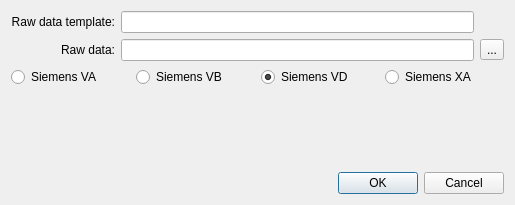
<?xml version="1.0" encoding="UTF-8"?>
<ui version="4.0">
 <class>ReadRawDataDlg</class>
 <widget class="QDialog" name="ReadRawDataDlg">
  <property name="geometry">
   <rect>
    <x>0</x>
    <y>0</y>
    <width>515</width>
    <height>205</height>
   </rect>
  </property>
  <property name="windowTitle">
   <string>Read Raw Data</string>
  </property>
  <layout class="QVBoxLayout" name="verticalLayout">
   <item>
    <layout class="QGridLayout" name="gridLayout">
     <item row="0" column="0">
      <widget class="QLabel" name="label">
       <property name="text">
        <string>Raw data template:</string>
       </property>
       <property name="alignment">
        <set>Qt::AlignRight|Qt::AlignTrailing|Qt::AlignVCenter</set>
       </property>
      </widget>
     </item>
     <item row="0" column="1">
      <widget class="QLineEdit" name="raw_data_template">
       <property name="readOnly">
        <bool>true</bool>
       </property>
      </widget>
     </item>
     <item row="1" column="0">
      <widget class="QLabel" name="label_2">
       <property name="text">
        <string>Raw data:</string>
       </property>
       <property name="alignment">
        <set>Qt::AlignRight|Qt::AlignTrailing|Qt::AlignVCenter</set>
       </property>
      </widget>
     </item>
     <item row="1" column="1">
      <widget class="QLineEdit" name="raw_data"/>
     </item>
     <item row="1" column="2">
      <widget class="QToolButton" name="browse_raw_data_button">
       <property name="text">
        <string>...</string>
       </property>
      </widget>
     </item>
    </layout>
   </item>
   <item>
    <layout class="QHBoxLayout" name="horizontalLayout">
     <item>
      <widget class="QRadioButton" name="siemens_va_format">
       <property name="text">
        <string>Siemens VA</string>
       </property>
      </widget>
     </item>
     <item>
      <widget class="QRadioButton" name="siemens_vb_format">
       <property name="text">
        <string>Siemens VB</string>
       </property>
       <property name="checked">
        <bool>false</bool>
       </property>
      </widget>
     </item>
     <item>
      <widget class="QRadioButton" name="siemens_vd_format">
       <property name="text">
        <string>Siemens VD</string>
       </property>
       <property name="checked">
        <bool>true</bool>
       </property>
      </widget>
     </item>
     <item>
      <widget class="QRadioButton" name="siemens_xa_format">
       <property name="text">
        <string>Siemens XA</string>
       </property>
      </widget>
     </item>
    </layout>
   </item>
   <item>
    <spacer name="verticalSpacer">
     <property name="orientation">
      <enum>Qt::Vertical</enum>
     </property>
     <property name="sizeHint" stdset="0">
      <size>
       <width>20</width>
       <height>47</height>
      </size>
     </property>
    </spacer>
   </item>
   <item>
    <widget class="QDialogButtonBox" name="buttonBox">
     <property name="orientation">
      <enum>Qt::Horizontal</enum>
     </property>
     <property name="standardButtons">
      <set>QDialogButtonBox::Cancel|QDialogButtonBox::Ok</set>
     </property>
    </widget>
   </item>
  </layout>
 </widget>
 <resources/>
 <connections>
  <connection>
   <sender>buttonBox</sender>
   <signal>accepted()</signal>
   <receiver>ReadRawDataDlg</receiver>
   <slot>accept()</slot>
   <hints>
    <hint type="sourcelabel">
     <x>248</x>
     <y>254</y>
    </hint>
    <hint type="destinationlabel">
     <x>157</x>
     <y>274</y>
    </hint>
   </hints>
  </connection>
  <connection>
   <sender>buttonBox</sender>
   <signal>rejected()</signal>
   <receiver>ReadRawDataDlg</receiver>
   <slot>reject()</slot>
   <hints>
    <hint type="sourcelabel">
     <x>316</x>
     <y>260</y>
    </hint>
    <hint type="destinationlabel">
     <x>286</x>
     <y>274</y>
    </hint>
   </hints>
  </connection>
 </connections>
</ui>
